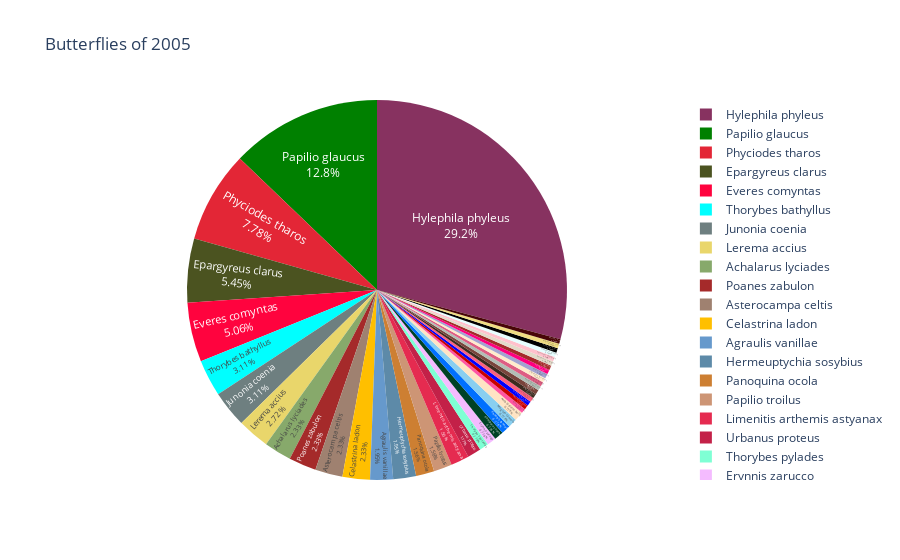

Here is the notebook cell this chart was saved with:
### Code cell
butterflyPieGraph(butterfly05, 'butterPie05', 'Butterflies of 2005').write_html("butterPie05.html")
butterflyPieGraph(butterfly05, 'butterPie05', 'Butterflies of 2005').show()

### Figure 1 — Plotly figure (JSON) as saved in the notebook; plotly's stock layout.template omitted (floating-point values rounded to 4 significant figures)
{"data": [{"customdata": [["Silver-spotted Skipper", "Epargyreus clarus"], ["Hoary Edge", "Achalarus lyciades"], ["Southern Cloudywing", "Thorybes bathyllus"], ["Northern Cloudywing", "Thorybes pylades"], ["Zarucco Duskywing", "Erynnis zarucco"], ["Common/White checkered-skipper", "Pyrgus albescens"], ["clouded skipper ", "Lerema accius"], ["least skipper", "Ancyloxypha numitor"], ["Fiery Skipper", "Hylephila phyleus"], ["northern broken-dash", "Wallengrenia egeremet"], ["southern broken-dash", "Wallengrenia otho"], ["little glassywing", "Pompeius verna"], ["byssus skipper", "Problema byssus"], ["zabulon skipper", "Poanes zabulon"], ["ocola skipper", "Panoquina ocola"], ["lace-winged roadside-skipper", "Amblyscirtes aesculapius"], ["common roadside-skipper", "Amblyscirtes vialis"], ["gulf fritillary ", "Agraulis vanillae"], ["East Tiger ST", "Papilio glaucus"], ["Spicebush ST", "Papilio troilus"], ["Cloudless sulfer", "Phoebis sennae"], ["sleepy orange", "Eurema nicippe"], ["eastern tailed-blue", "Everes comyntas"], ["american snout", "Libytheana carinenta"], ["Variegated fritillary", "Euptoieta claudia"], ["pearl crescent", "Phyciodes tharos"], ["eastern comma", "Polygonia comma"], ["buckeye", "Junonia coenia"], ["red-spotted purple", "Limenitis arthemis astyanax"], ["hackberry emperor", "Asterocampa celtis"], ["northern pearly-eye", "Enodia anthedon"], ["viceroy", "Limenitis archippus"], ["appalachian brown", "Satyrodes appalachia"], ["carolina satyr", "Hermeuptychia sosybius"], ["juniper Hairstreak", "Callophrys gryneus"], ["Gray Hairstreak", "Strymon melinus"], ["Spring Azure", "Celastrina ladon"], ["tawny emperor", "Asterocampa clyton"], ["Long-tailed Skipper", "Urbanus proteus"], ["whirlabout", "Polites vibex"], ["little wood satyr", "Megisto cymela"], ["bell's roadside skipper", "Amblyscirtes belli"]], "domain": {"x": [0, 1], "y": [0, 1]}, "hovertemplate": "Scientific Name=%{customdata[1]}<br>Quantity Seen=%{value}<br>Common Name=%{customdata[0]}<extra></extra>", "labels": ["Epargyreus clarus", "Achalarus lyciades", "Thorybes bathyllus", "Thorybes pylades", "Erynnis zarucco", "Pyrgus albescens", "Lerema accius", "Ancyloxypha numitor", "Hylephila phyleus", "Wallengrenia egeremet", "Wallengrenia otho", "Pompeius verna", "Problema byssus", "Poanes zabulon", "Panoquina ocola", "Amblyscirtes aesculapius", "Amblyscirtes vialis", "Agraulis vanillae", "Papilio glaucus", "Papilio troilus", "Phoebis sennae", "Eurema nicippe", "Everes comyntas", "Libytheana carinenta", "Euptoieta claudia", "Phyciodes tharos", "Polygonia comma", "Junonia coenia", "Limenitis arthemis astyanax", "Asterocampa celtis", "Enodia anthedon", "Limenitis archippus", "Satyrodes appalachia", "Hermeuptychia sosybius", "Callophrys gryneus", "Strymon melinus", "Celastrina ladon", "Asterocampa clyton", "Urbanus proteus", "Polites vibex", "Megisto cymela", "Amblyscirtes belli"], "legendgroup": "", "marker": {"colors": ["#4b5320", "#87a96b", "#00ffff", "#7fffd4", "#f4bbff", "#ff55a3", "#e9d66b", "#cc0000", "#873260", "#0000ff", "#fb607f", "#004225", "#3d2b1f", "#a52a2a", "#cd7f32", "#79443b", "#b2beb5", "#6699cc", "#008000", "#cd9575", "#0070ff", "#de5d83", "#ff033e", "#ffebcd", "#a2a2d0", "#e32636", "#ff007f", "#6e7f80", "#e52b50", "#9f8170", "#a52a2a", "#e3dac9", "#ffc1cc", "#5d8aa8", "#e7feff", "#000000", "#ffbf00", "#f0dc82", "#c32148", "#480607", "#89cff0", "#ffe4c4"]}, "name": "", "showlegend": true, "textinfo": "percent+label", "textposition": "inside", "type": "pie", "values": [14, 6, 8, 2, 2, 1, 7, 1, 75, 1, 1, 2, 1, 6, 4, 1, 1, 5, 33, 4, 2, 1, 13, 1, 1, 20, 1, 8, 4, 6, 1, 1, 1, 5, 1, 1, 6, 1, 3, 1, 2, 2]}], "layout": {"legend": {"tracegroupgap": 0}, "title": {"text": "Butterflies of 2005"}}}
